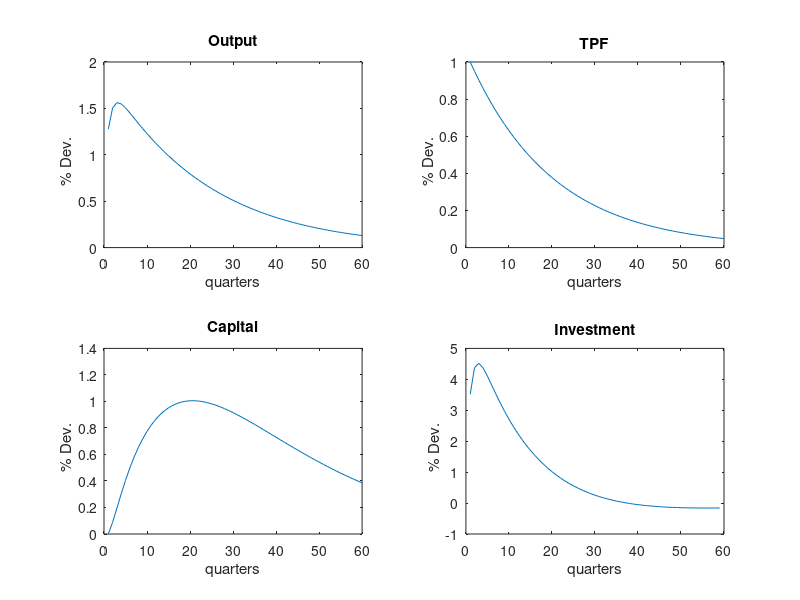
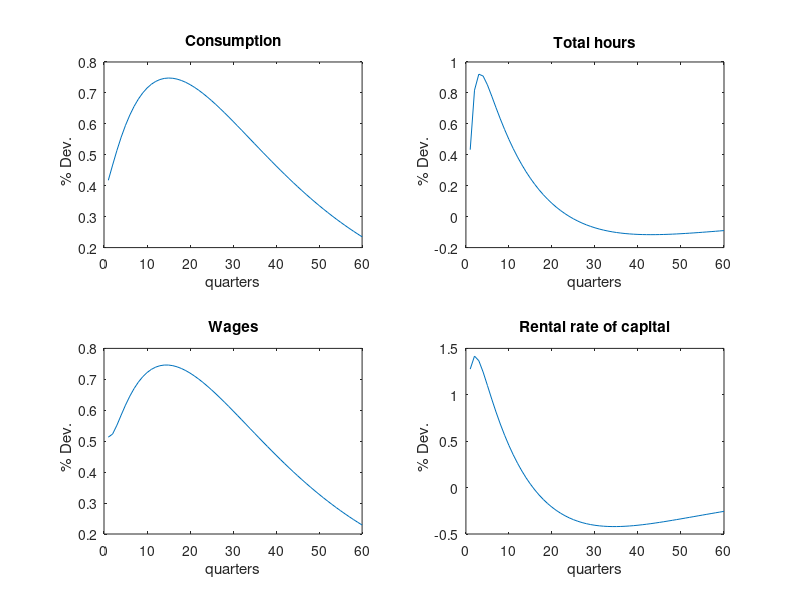
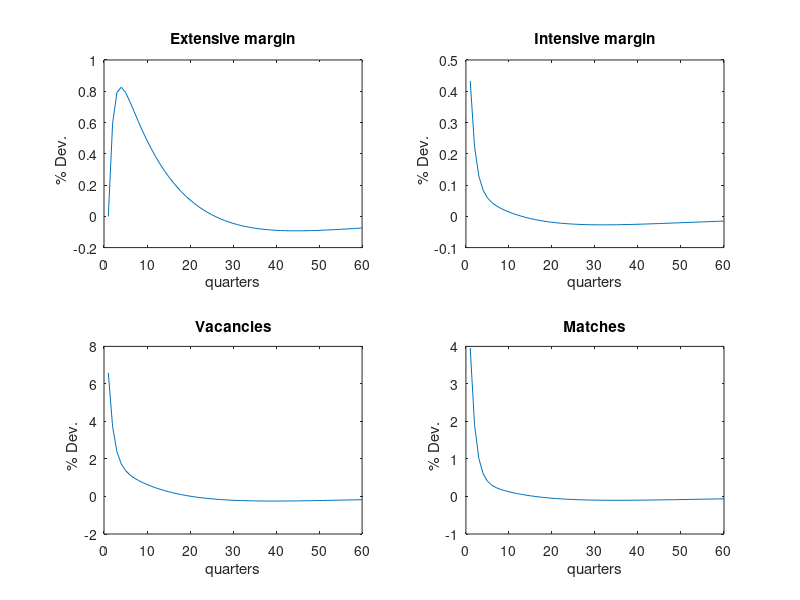

Reproduce these figures in MATLAB, in order. (Note: this script raises an error after producing the figures.)
clear all;close all;clc;


%% Calibration and steady state

% Targets
y = 1;
r = 1.01;
n = 0.57;
l = 0.33;

% Parameters exogenously set
delta = 0.025;
theta = 0.36;
sigma = 0.15;
alpha = 0.6;
eta=2;
rhoa = 0.95;
sdepsilona = 0.007;
e = l*(l/2);
q = 0.9;
psi = 0.01;

% Parameters calibrated
beta = 1/r;
k = theta/(r + delta - 1);
c = 1 - delta*k - psi;
m = sigma*n;
v = m/q;
kappa = psi/v;
mu = psi/(c*alpha*m);
p = 1 - q;
phi_1 = ((1-l)^eta)*(1-theta)*y/(n*l*c);
phi_2 = ((1-eta)/((1-e)^(1-eta)))*(-mu/beta + phi_1*((1-l)^(1-eta))/(1-eta) + (1-theta)*y/(n*c) + mu*(1 - sigma -(1-alpha)*p));
w = (1-theta - psi*(1 -(1-sigma)*beta)/(beta*sigma))/(n*l); 

param=[beta  k  c  m  v  kappa  mu  p  phi_1  phi_2  w];
disp('     beta        k         c       m          v        kappa      mu        p       phi_1       phi_2       w');
disp(param);




%% Linearized Model in Matrix Form

M1=zeros(6,6);
M2=zeros(6,5);
M3I=zeros(5,5);
M3L=zeros(5,5);
M4I=zeros(5,6);
M4L=zeros(5,6);
M5=zeros(5,1);

M1(1,1) = 1;
M1(1,3) = -(1 + eta*l/(1-l));
M1(2,2) = 1;
M1(2,5) = -1;
M1(3,1) = y*(1-alpha)*(1-theta)/(w*n*l);
M1(3,3) = (alpha*c*(1-l)^(-eta))/w -1;
M1(3,4) = (1-alpha)*kappa*v/(w*l*(1-n));
M1(3,6) = -1;
M1(4,1) = 1;
M1(4,3) = -(1-theta);
M1(5,2) = -alpha;
M1(5,5) = 1;
M1(6,4) = 1;
M1(6,5) = -1;

M2(1,1) = 1;
M2(1,4) = 1;
M2(2,1) = 1;
M2(2,3) = 1;
M2(3,1) = -1 + y*(1-alpha)*(1-theta)/(w*n*l);
M2(3,3) = -(1-alpha)*kappa*v/(w*l*(1-n));
M2(3,4) =y*(1-alpha)*(1-theta)/(w*n*l);
M2(4,2) = theta;
M2(4,4) = 1 - theta;
M2(4,5) = 1;
M2(5,4) = -(1-alpha)*n/(1-n);
M2(6,4) = n/(1-n);

M3I(1,1) = 1;
M3I(1,2) = beta*theta*y/k;
M3I(2,1) = phi_1*l/(mu*(1-l)^eta);
M3I(2,3) = -(1-sigma-(1-alpha)*p);
M3I(2,4) = phi_1*l/(mu*(1-l)^eta);
M3I(3,2) = 1;
M3I(4,4) = 1;
M3I(5,5) = 1;

M3L(1,1) = -1;
M3L(2,3) = 1/beta;
M3L(3,1) = c/k;
M3L(3,2) = -(1-delta);
M3L(4,4) = -(1-sigma);
M3L(5,5) = -rhoa;

M4I(1,1) = beta*theta*y/k;
M4I(2,1) = phi_1*l/(mu*(1-l)^eta);
M4I(2,3) = -phi_1*l/(mu*(1-l)^eta);
M4I(2,4) = -(1-alpha)*p;

M4L(3,1) = y/k;
M4L(3,2) = -kappa*v/k;
M4L(4,5) = m/n;

M5(5,1) = 1;

%% Solve the Model
% Reduced Form

L0=M3I-M4I*inv(M1)*M2;
L1=M4L*inv(M1)*M2-M3L;
L2=M5;

W=L0\L1;
Q=L0\L2;


%Eigenvalues


[PP,MU]=eig(W);


[llambda,kk]=sort(diag(MU));  

P1=PP(:,kk);
P1I=inv(P1);
MU1=P1I*W*P1;

[abf abf] = size(MU1);

ab=0;
for i = 1:abf;
if abs(MU1(i,i)) < 1
ab=ab+1;
end
end

af = abf- ab;

for i = 1:abf;
if abs(MU1(i,i)) == 1,
disp('Unit root')
else;
end;
end;

disp('backward    ')
disp(ab)
disp('forward')
disp(af)

disp('Eigenvalues')
disp(' ')
disp(diag(MU1));


% Saddle Path Condition 

% Forward looking variables are consumption and mu, ordered in first and
% third position respectively

% Extract saddle path condtion parameters which are on the two last rows
P1IF=[P1I(4,1),P1I(4,3);P1I(5,1),P1I(5,3)];
P1IB=[P1I(4,2),P1I(4,4:5);P1I(5,2),P1I(5,4:5)];

SP = -inv(P1IF)*P1IB;
SPC=SP(1,:);
SPMU=SP(2,:);


% Decision rules 


% Dynamics of the state variable S(t+1) / S(t)
SPK = [W(2,2), W(2,4), W(2,5)] + [W(2,1), W(2,3)]*SP;
SPN = [W(4,2), W(4,4), W(4,5)] + [W(4,1), W(4,3)]*SP;
SPZ = [W(5,2), W(5,4), W(5,5)] + [W(5,1), W(5,3)]*SP;
PIB = [SPK;SPN;SPZ];

% Decision rules for control variables d(t) / S(t)


M2B = [M2(1:6,2),M2(1:6,4:5)];
PIC = M1\(M2B + M2(1:6,1)*SPC + M2(1:6,3)*SPMU);
disp('State variables Dynamics') 
disp(' ')
disp(PIB)


disp('(c,v,l,p,m,w) control variables decision rules ')
disp(' ')
disp(PIC)

%% IRF

nrep=60;

CHOC=[0; 0 ; 1];

for j=1:nrep
RC=(PIB^(j-1))*CHOC;
RCK(j)=RC(1);
RCN(j)=RC(2);
RCZ(j) = RC(3);
RCC(j) = SPC*[RC(1);RC(2);RC(3)];
end

for j=1:nrep;
RC=(PIC*PIB^(j-1))*CHOC;
 RCY(j)=RC(1);
 RCV(j)=RC(2);
 RCL(j)=RC(3);
 RCP(j)=RC(4);
 RCM(j)=RC(5);
 RCW(j)=RC(6);
end;

% Investment, total hours and capital rental rate
for j=2:nrep
    RCI(j) = RCK(j)/delta - (1-delta)*RCK(j-1)/delta;
end

RCR=RCY-RCK;
RTH= RCL+RCN;

figure
subplot(221),plot(RCY(1:nrep))
title('Output')
xlabel('quarters')
ylabel('% Dev.   ')

subplot(222),plot(RCZ(1:nrep))
title('TPF')
xlabel('quarters')
ylabel('% Dev.   ')

subplot(223),plot(RCK(1:nrep))
title('Capital')
xlabel('quarters')
ylabel('% Dev.   ')

subplot(224),plot(RCI(2:nrep))
title('Investment')
xlabel('quarters')
ylabel('% Dev.   ')


figure
subplot(221),plot(RCC(1:nrep))
title('Consumption')
xlabel('quarters')
ylabel('% Dev.   ')

subplot(222),plot(RTH(1:nrep))
title('Total hours')
xlabel('quarters')
ylabel('% Dev.   ')


subplot(223),plot(RCW(1:nrep))
title('Wages')
xlabel('quarters')
ylabel('% Dev.   ')

subplot(224),plot(RCR(1:nrep))
title('Rental rate of capital')
xlabel('quarters')
ylabel('% Dev.   ')


figure
subplot(221),plot(RCN(1:nrep))
title('Extensive margin')
xlabel('quarters')
ylabel('% Dev.   ')

subplot(222),plot(RCL(1:nrep))
title('Intensive margin')
xlabel('quarters')
ylabel('% Dev.   ')


subplot(223),plot(RCV(1:nrep))
title('Vacancies')
xlabel('quarters')
ylabel('% Dev.   ')

subplot(224),plot(RCM(1:nrep))
title('Matches')
xlabel('quarters')
ylabel('% Dev.   ')



%% Stochastic simulation

nsimul=1000;
nlong=500;


for j=1:nsimul;

disp('simulation')
disp(j)


aleaa(1:nlong,j)=randn(nlong,1);


for i=1:nlong;
epsa(i)= aleaa(i,j) * (sdepsilona);
end;



CHT(1)=epsa(1);

for i=2:nlong;
CHT(i)=rhoa*CHT(i-1)+epsa(i);
end;


KC(1)=0;
NC(1)=0;
% parties cycliques
for i=2:nlong;
    KC(i) = PIB(1,:)*[KC(i-1); NC(i-1); CHT(i-1)];
    NC(i) = PIB(2,:)*[KC(i-1); NC(i-1); CHT(i-1)];
end;

for i=1:nlong;
    
CC(i)=SPC*[KC(i); NC(i); CHT(i)]; 

YC(i)=PIC(1,:)*[KC(i); NC(i); CHT(i)]; 

VC(i)=PIC(2,:)*[KC(i); NC(i); CHT(i)]; 

LC(i)=PIC(3,:)*[KC(i); NC(i); CHT(i)]; 

PC(i)=PIC(4,:)*[KC(i); NC(i); CHT(i)]; 

MC(i)=PIC(5,:)*[KC(i); NC(i); CHT(i)]; 

WC(i)=PIC(6,:)*[KC(i); NC(i); CHT(i)]; 
end;

% Investment 
for i=1:nlong-1;
    IC(i) = KC(i+1)/delta - (1-delta)*KC(i)/delta;
end
Kterminal = PIB(1,:)*[KC(nlong); NC(nlong); CHT(nlong)];
IC(nlong) = Kterminal/delta - (1-delta)*KC(nlong)/delta;

% Total hours
THC = LC+NC;
% Wage bill
WBC = WC+THC;
% Labour share
LSC = WBC-YC;
% Productivity
PRC = YC-THC;
% Unemployment
UC=-(n/(1-n)).*NC;
% Labour market tightness
LMTC=VC-UC;


% Table 1: Business Cycles Properties
[YHPT,YHP]=hpfilter(YC,1600);
[CHPT,CHP]=hpfilter(CC,1600);
[IHPT,IHP]=hpfilter(IC,1600);
[THHPT,THHP]=hpfilter(THC,1600);
[NHPT,NHP]=hpfilter(NC,1600);
[LHPT,LHP]=hpfilter(LC,1600);
[WBCHPT,WBHP]=hpfilter(WBC,1600);
[LSCHPT,LSHP]=hpfilter(LSC,1600);
[PRCHPT,PRHP]=hpfilter(PRC,1600);
[WHPT,WHP]=hpfilter(WC,1600);

ETYHP(j)=std(YHP(1:nlong));
ETCHP(j)=std(CHP(1:nlong)); 
ETIHP(j)=std(IHP(1:nlong));
ETTHHP(j)=std(THHP(1:nlong));
ETNHP(j)=std(NHP(1:nlong));
ETLHP(j)=std(LHP(1:nlong));
ETWBHP(j)=std(WBHP(1:nlong));
ETLSHP(j)=std(LSHP(1:nlong));
ETPRHP(j)=std(PRHP(1:nlong));
ETWHP(j)=std(WHP(1:nlong));


RHO=corrcoef(YHP,CHP);
RHOCHP(j)=RHO(1,2);
RHO=corrcoef(YHP,IHP);
RHOIHP=RHO(1,2);
RHO=corrcoef(YHP,THHP);
RHOTHHP=RHO(1,2);
RHO=corrcoef(YHP,NHP);
RHONHP(j)=RHO(1,2);
RHO=corrcoef(YHP,LHP);
RHOLHP(j)=RHO(1,2);
RHO=corrcoef(YHP,WBHP);
RHOWBHP(j)=RHO(1,2);
RHO=corrcoef(YHP,LSHP);
RHOLSHP(j)=RHO(1,2);
RHO=corrcoef(YHP,PRHP);
RHOPRHP(j)=RHO(1,2);
RHO=corrcoef(YHP,WHP);
RHOWHP=RHO(1,2);



xxY=YHP(2:nlong);
yyY=YHP(1:nlong-1);
RHO=corrcoef(xxY,yyY);
RHOYYHP(j)=RHO(1,2);

xxC=CHP(2:nlong);
yyC=CHP(1:nlong-1);
RHO=corrcoef(xxC,yyC);
RHOCCHP(j)=RHO(1,2);

xxI=IHP(2:nlong);
yyI=IHP(1:nlong-1);
RHO=corrcoef(xxI,yyI);
RHOIIHP(j)=RHO(1,2);

xxTH=THHP(2:nlong);
yyTH=THHP(1:nlong-1);
RHO=corrcoef(xxTH,yyTH);
RHOTHTHHP(j)=RHO(1,2);

xxN=NHP(2:nlong);
yyN=NHP(1:nlong-1);
RHO=corrcoef(xxN,yyN);
RHONNHP(j)=RHO(1,2);

xxL=LHP(2:nlong);
yyL=LHP(1:nlong-1);
RHO=corrcoef(xxL,yyL);
RHOLLHP(j)=RHO(1,2);

xxWB=WBHP(2:nlong);
yyWB=WBHP(1:nlong-1);
RHO=corrcoef(xxWB,yyWB);
RHOWBWBHP(j)=RHO(1,2);

xxLS=LSHP(2:nlong);
yyLS=LSHP(1:nlong-1);
RHO=corrcoef(xxLS,yyLS);
RHOLSLSHP(j)=RHO(1,2);

xxPR=PRHP(2:nlong);
yyPR=PRHP(1:nlong-1);
RHO=corrcoef(xxPR,yyPR);
RHOPRPRHP(j)=RHO(1,2);

xxW=WHP(2:nlong);
yyW=WHP(1:nlong-1);
RHO=corrcoef(xxW,yyW);
RHOWWHP(j)=RHO(1,2);



% table 2: total hours, productivity and real wages
CORPR(j,:)=xcorr(PRHP, THHP, 4, 'normalized')';

CORW(j,:)=xcorr(WHP, THHP, 4, 'normalized')';

% table 3: unemployment and vacancies
[VHPT,VHP]=hpfilter(VC,1600);
[UHPT,UHP]=hpfilter(UC,1600);

CORUU(j,:)=xcorr(UHP, 4, 'normalized');
CORUV(j,:)=xcorr(VHP, UHP, 4, 'normalized');


% Shimer puzzle
[LMTHPT,LMTHP]=hpfilter(LMTC,1600);
ETVHP(j)=std(VHP(1:nlong));
ETUHP(j)=std(UHP(1:nlong));
ETLMTHP(j)=std(LMTHP(1:nlong));
end;

%table 1
mETYHP=mean(ETYHP);
mETCHP=mean(ETCHP);
mETIHP=mean(ETIHP);
mETTHHP=mean(ETTHHP);
mETNHP=mean(ETNHP);
mETLHP=mean(ETLHP);
mETWBHP=mean(ETWBHP);
mETLSHP=mean(ETLSHP);
mETPRHP=mean(ETPRHP);
mETWHP=mean(ETWHP);

mRHOCHP=mean(RHOCHP);
mRHOIHP=mean(RHOIHP);
mRHOTHHP=mean(RHOTHHP);
mRHONHP=mean(RHONHP);
mRHOLHP=mean(RHOLHP);
mRHOWBHP=mean(RHOWBHP);
mRHOLSHP=mean(RHOLSHP);
mRHOPRHP=mean(RHOPRHP);
mRHOWHP=mean(RHOWHP);

mRHOYYHP=mean(RHOYYHP);
mRHOCCHP=mean(RHOCCHP);
mRHOIIHP=mean(RHOIIHP);
mRHOTHTHHP=mean(RHOTHTHHP);
mRHONNHP=mean(RHONNHP);
mRHOLLHP=mean(RHOLLHP);
mRHOWBWBHP=mean(RHOWBWBHP);
mRHOLSLSHP=mean(RHOLSLSHP);
mRHOPRPRHP=mean(RHOPRPRHP);
mRHOWWHP=mean(RHOWWHP);


mET1=[mETYHP mETCHP mETIHP mETTHHP mETNHP mETLHP mETWBHP mETLSHP mETPRHP mETWHP]./mETYHP;
mRHO1=[1 mRHOCHP mRHOIHP mRHOTHHP mRHONHP mRHOLHP mRHOWBHP mRHOLSHP mRHOPRHP mRHOWHP];
mARHO1=[mRHOYYHP mRHOCCHP mRHOIIHP mRHOTHTHHP mRHONNHP mRHOLLHP mRHOWBWBHP mRHOLSLSHP mRHOPRPRHP mRHOWWHP];

disp('variable order: Y - C - I - TH - N - L - WB - LS - PR - W ')
disp(' ')

disp('relative standard deviation')
disp(' ')
disp(mET1)


disp('correlation')
disp(' ')
disp(mRHO1)


disp('serial correlation')
disp(' ')
disp(mARHO1)


%table 2
mCORPR = mean(CORPR);
mCORW = mean(CORW);

disp('Cross correlation hours productivity')
disp('')
disp(mCORPR)

disp('Cross correlation hours wages')
disp('')
disp(mCORW)

%table 3
mCORUU=mean(CORUU);
mCORUV=mean(CORUV);

disp('Cross correlation unemployment')
disp('')
disp(mCORUU)

disp('Cross correlation unemployment vacancies')
disp('')
disp(mCORUV)


% ACF output TFP
Ygrowth=(YC(2:end)-YC(1:end-1))';
TPFgrowth=(CHT(2:end)-CHT(1:end-1))';

ACF=autocorr(Ygrowth,24);
ACFY=[ACF(2:end)];

ACF=autocorr(TPFgrowth,24);
ACFTPF=[ACF(2:end)];

figure
plot([ACFY, ACFTPF])
title('ACF')
xlabel('Lags')
ylabel('Autocorrelations ')
legend = legend('Output growth', 'TPF growth');
set(legend,'FontSize',12,'Interpreter','Latex')


% Table for Shimer puzzle
mETVHP=mean(ETVHP);  
mETUHP=mean(ETUHP);
mETLMTHP=mean(ETLMTHP); 


% latex table 
a = [mET1; mRHO1; mARHO1];
text = ["(1)","(2)","(3)"];
table11 = fopen('file.tex', 'w');
fprintf(table11, '\\begin{tabular}{|cccccc|}\\hline \n');
fprintf(table11, ' & Output & Consumption & Investment & Total hours & Employment \\\\ \\hline \n');
for i=1:3
    fprintf(table11, '%s & %8.2f & %8.2f & %8.2f & %8.2f & %8.2f  \\\\ ', text(i), a(i,1), a(i,2), a(i,3), a(i,4), a(i,5));
    if i==3
        fprintf(table11, '\\hline ');
    end
    fprintf(table11, '\n');
end
fprintf(table11, '  & Hours per worker & Wage Bill & Labour share & Productivity & Real wages \\\\ \\hline \n');
for i=1:3
    fprintf(table11, '%s & %8.2f & %8.2f & %8.2f & %8.2f & %8.2f   \\\\ ', text(i), a(i,6), a(i,7), a(i,8), a(i,9), a(i,10));
    if i==3
        fprintf(table11, '\\hline ');
    end
    fprintf(table11, '\n');
end
fprintf(table11, '\\end{tabular}\n');
fclose(table11);


table2 = fopen('file.tex', 'w');
fprintf(table2, '\\begin{tabular}{|cccccccccc|}\\hline \n');
fprintf(table2, 'Lags & -4 & -3 & -2 & -1 & 0 & 1 & 2 & 3 & 4 \\\\ \\hline \n');
fprintf(table2, '%s & %8.2f & %8.2f & %8.2f & %8.2f & %8.2f & %8.2f & %8.2f & %8.2f & %8.2f  \\\\ ', "Productivity", mCORPR(1), mCORPR(2), mCORPR(3), mCORPR(4), mCORPR(5), mCORPR(6), mCORPR(7), mCORPR(8), mCORPR(9));
fprintf(table2, '\n');
fprintf(table2, '%s & %8.2f & %8.2f & %8.2f & %8.2f & %8.2f & %8.2f & %8.2f & %8.2f & %8.2f  \\\\ ', "Real wages", mCORW(1), mCORW(2), mCORW(3), mCORW(4), mCORW(5), mCORW(6), mCORW(7), mCORW(8), mCORW(9));
fprintf(table2, '\\hline ');
fprintf(table2, '\n');
fprintf(table2, '\\end{tabular}\n');
fclose(table2);


table3 = fopen('file.tex', 'w');
fprintf(table3, '\\begin{tabular}{|cccccccccc|}\\hline \n');
fprintf(table3, 'Lags & -4 & -3 & -2 & -1 & 0 & 1 & 2 & 3 & 4 \\\\ \\hline \n');
fprintf(table3, '%s & %8.2f & %8.2f & %8.2f & %8.2f & %8.2f & %8.2f & %8.2f & %8.2f & %8.2f  \\\\ ', "Unemployment", mCORUU(1), mCORUU(2), mCORUU(3), mCORUU(4), mCORUU(5), mCORUU(6), mCORUU(7), mCORUU(8), mCORUU(9));
fprintf(table3, '\n');
fprintf(table3, '%s & %8.2f & %8.2f & %8.2f & %8.2f & %8.2f & %8.2f & %8.2f & %8.2f & %8.2f  \\\\ ', "Vacancies", mCORUV(1), mCORUV(2), mCORUV(3), mCORUV(4), mCORUV(5), mCORUV(6), mCORUV(7), mCORUV(8), mCORUV(9));
fprintf(table3, '\\hline ');
fprintf(table3, '\n');
fprintf(table3, '\\end{tabular}\n');
fclose(table3);


table4 = fopen('file.tex', 'w');
fprintf(table4, '\\begin{tabular}{|ccc|}\\hline \n');
fprintf(table4, '  Vacancies & Unemployment & Tightness \\\\ \\hline \n');
fprintf(table4, ' %8.2f & %8.2f & %8.2f   \\\\ ', mETVHP, mETUHP, mETLMTHP);
fprintf(table4, '\\hline ');
fprintf(table4, '\n');
fprintf(table4, '\\end{tabular}\n');
fclose(table4);